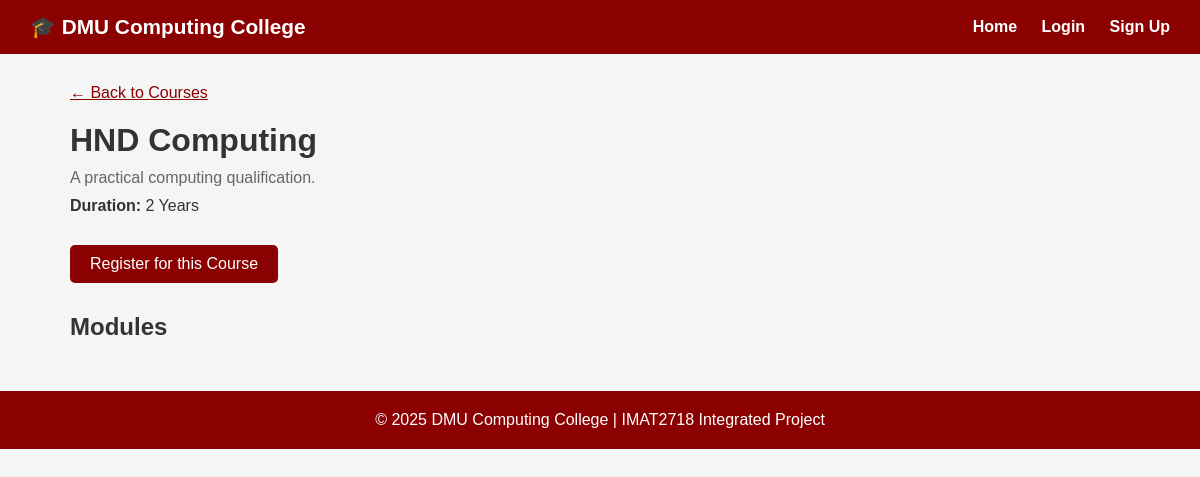
/course/3, run on the app's committed database.
### tables this page shows
CREATE TABLE courses (
            id INTEGER PRIMARY KEY AUTOINCREMENT,
            name TEXT NOT NULL,
            description TEXT,
            duration TEXT
        );

### app.py (the view)
@app.route('/course/<int:course_id>')
def course(course_id):
    db = get_db()
    course = db.execute('SELECT * FROM courses WHERE id = ?', (course_id,)).fetchone()
    modules = db.execute('SELECT * FROM modules WHERE course_id = ?', (course_id,)).fetchall()
    db.close()
    return render_template('course.html', course=course, modules=modules)

### database.py (called while the page is built)
def get_db():
    conn = sqlite3.connect('college.db')
    conn.row_factory = sqlite3.Row
    return conn

### templates/course.html (shortened to what this page needs)
{% extends 'base.html' %}
{% block content %}
<a href="/" style="color:#8B0000;">← Back to Courses</a>
<h1 style="margin: 20px 0 10px;">{{ course['name'] }}</h1>
<p style="color:#666; margin-bottom:10px;">{{ course['description'] }}</p>
<p style="margin-bottom:30px;"><strong>Duration:</strong> {{ course['duration'] }}</p>
<a href="/register/{{ course['id'] }}" class="btn btn-primary" style="margin-bottom:30px;">Register for this Course</a>
<h2 style="margin-bottom:20px;">Modules</h2>
{% endblock %}

### templates/base.html (style rules this page uses)
* { margin: 0; padding: 0; box-sizing: border-box; }
body { font-family: Arial, sans-serif; background: #f5f5f5; color: #333; }
.btn { padding: 10px 20px; border: none; border-radius: 5px; cursor: pointer; text-decoration: none; display: inline-block; font-size: 1em; }
.btn-primary { background: #8B0000; color: white; }

### data on the page
courses: name "HND Computing", description "A practical computing qualification.", duration "2 Years"
